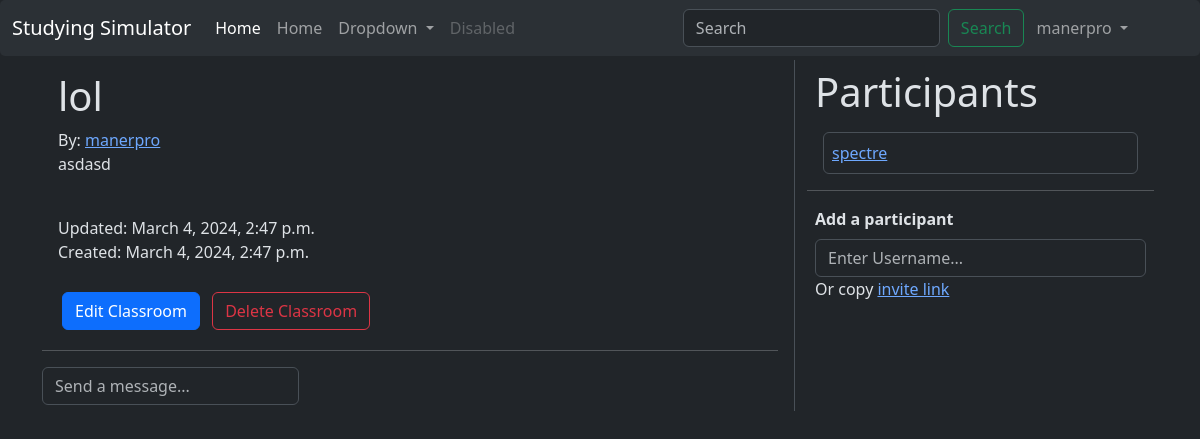
Page /classroom/2/ (signed in) on the committed database.
### base/models.py (models this page shows, shortened)
class User(AbstractUser):
    pfp = models.ImageField(default="def_pfp.svg")
    bio = models.TextField(null=True, blank=True)
    name = models.CharField(default=AbstractUser.USERNAME_FIELD, null=True, blank=True, max_length=200)
    email = models.EmailField(unique=True)
    username = models.CharField(max_length=200, unique=True)
    USERNAME_FIELD = "email"
    REQUIRED_FIELDS = ["username"]

class Classroom(models.Model):
    name = models.CharField(max_length=200)
    subject = models.ForeignKey(Subject, on_delete=models.SET_NULL, null=True)
    host = models.ForeignKey(User, on_delete=models.CASCADE)
    description = models.TextField(null=True, blank=True)
    updated = models.DateTimeField(auto_now=True)
    created = models.DateTimeField(auto_now_add=True)
    is_updated = models.BooleanField(default=False)
    participants = models.ManyToManyField(User, related_name="participants", blank=True)
    class Meta:
        ordering = ["-updated", "-created"]

### base/views.py (the view, shortened to what this page needs)
# urls.py: path("classroom/<int:id>/", views.classroom, name="classroom"),
@login_required(login_url="login")
def classroom(request, id):
    profile = False
    classroom = Classroom.objects.get(id=id)
    messagesChat = classroom.message_set.all()
    if request.user not in classroom.participants.all():
        if request.user.is_superuser == False and request.user.id != classroom.host.id:
            return render(request, "base/skibidi.html")
    context = {"classroom":classroom, "messagesChat":messagesChat, "profile":profile}
    return render(request, "base/classroom.html", context)

### base/templates/base/classroom.html (shortened to what this page needs)
{% extends 'main.html' %}
{% block content %}
<div class="container"><div class="row">
<div class="col-8">
<div class="m-3">
    <h1>{{classroom.name}}</h1>
    <span>By: <a href="{% url 'profile-page' classroom.host.id %}">{{classroom.host.username}}</a></span>
    {% if classroom.description != None %}
        <br>
        <p>{{classroom.description}}</p>
    {% endif %}
    <br>
    {% if classroom.updated != None %}
        <span>Updated: {{classroom.updated}}</span><br>
    {% endif %}
    <span>Created: {{classroom.created}}</span>
    <br><br>
    {% if request.user.id == classroom.host.id or request.user.is_superuser %}
        <a href="{% url 'edit-classroom' classroom.id %}"><button class="btn btn-primary m-1">
            Edit Classroom
        </button></a>
        <a href="{% url 'delete-classroom' classroom.id %}"><button class="btn btn-outline-danger m-1">
            Delete Classroom
        </button></a>
    {% endif %}
</div>
<hr>
<form method="POST" action="" style="position: absolute;" class="">
    <input type="text" name="message" placeholder="Send a message..." class="rounded form-control">
</form>
<br><br>
</div>
<div class="col border-start m-1">
    <h1 class="m-2">Participants</h1>
    {% include 'base/participantsComponent.html' %}
    <hr>
    <form method="POST" action="" class="m-2">
        <label class="form-label"><b>Add a participant</b></label><br>
        <input type="text" name="new_participant" class="rounded form-control" placeholder="Enter Username..." />
        <label>Or copy <a href="{% url 'join-link' classroom.id %}">invite link</a></label>
    </form>
</div>
</div></div>
{% endblock %}

### templates/navbar.html (shortened to what this page needs)
<nav class="navbar navbar-expand-lg bg-body-tertiary" data-bs-theme="dark" style="border-radius: 5px;">
    <div class="container-fluid">
      <a class="navbar-brand" href="{% url 'home' %}">Studying Simulator</a>
      <div class="collapse navbar-collapse" id="navbarSupportedContent">
        <ul class="navbar-nav me-auto mb-2 mb-lg-0">
          <li class="nav-item">
            <a class="nav-link active" aria-current="page" href="#">Home</a>
          </li>
          <li class="nav-item">
            <a class="nav-link" href="{% url 'home' %}">Home</a>
          </li>
          <li class="nav-item dropdown">
            <a class="nav-link dropdown-toggle" href="#" role="button" data-bs-toggle="dropdown" aria-expanded="false">
              Dropdown
            </a>
          </li>
          <li class="nav-item">
            <a class="nav-link disabled" aria-disabled="true">Disabled</a>
          </li>
        </ul>
        <form class="d-flex" role="search" method="GET" action="{% url 'home' %}">
          <input class="form-control me-2" type="search" placeholder="Search" aria-label="Search" name="q">
          <button class="btn btn-outline-success" type="submit">Search</button>
        </form>
        {% if request.user.is_authenticated %}
          <ul class="navbar-nav me-5">
          <li class="nav-item dropdown ms-1 me-1">
            <a class="nav-link dropdown-toggle" href="#" role="button" data-bs-toggle="dropdown" aria-expanded="false">
              {{request.user.username}}
            </a>
          </li>
          </ul>
        {% else %}
          <ul class="navbar-nav">
            <li class="nav-item ms-1 me-1">
              <a class="nav-link" href="{% url 'login' %}">Login</a>
            </li>
          </ul>
        {% endif %}
      </div>
    </div>
  </nav>

### base/templates/base/participantsComponent.html
{% for participant in classroom.participants.all %}
    <div class="m-3 border rounded p-2"><a href="{% url 'profile-page' participant.id %}">{{participant.username}}</a></div>
{% endfor %}

### rows in the picture
User: user.username "manerpro"
Classroom: name "lol", host.username "manerpro", description "asdasd", updated "March 4, 2024, 2:47 p.m.", created "March 4, 2024, 2:47 p.m."
User: username "spectre"
